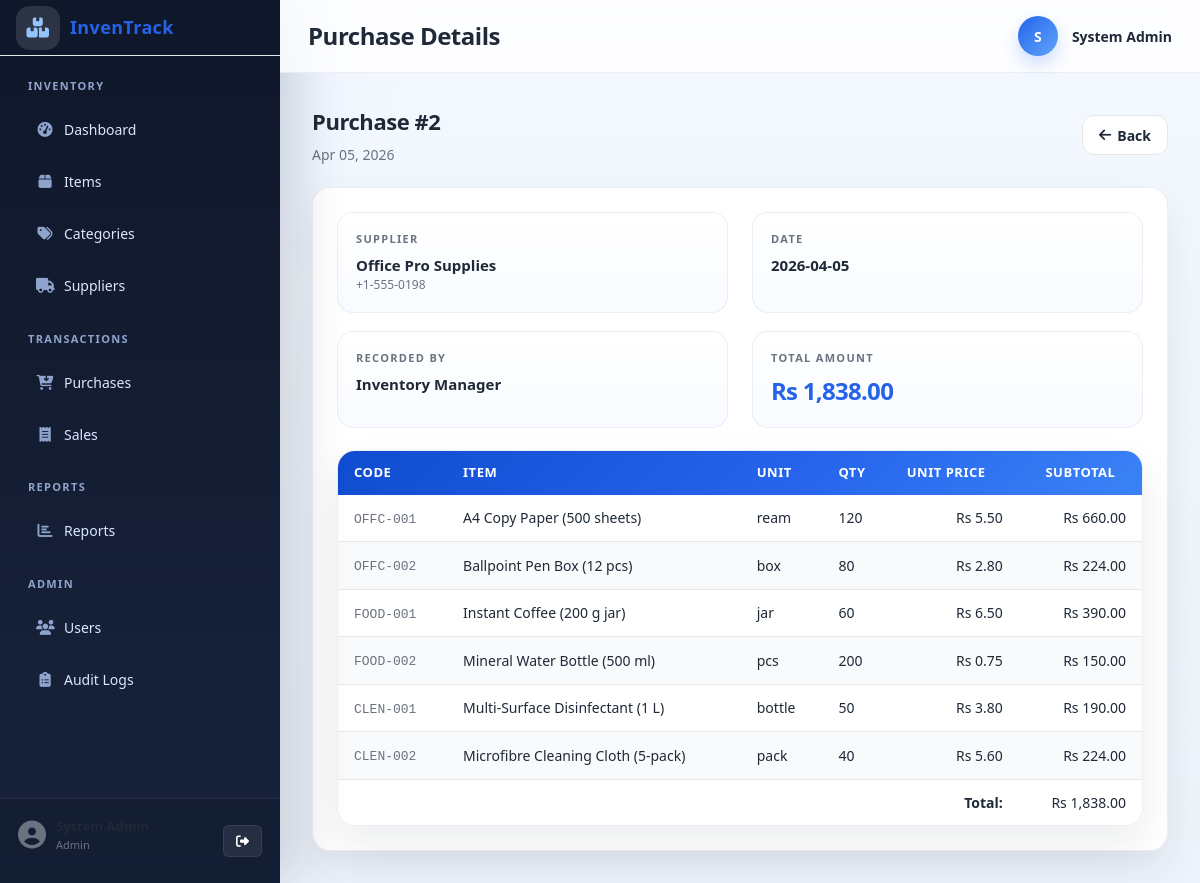
Page /pages/purchases/view.php?id=2 (signed in) on the committed database.
### tables this page shows
CREATE TABLE purchases (
    id            INT           AUTO_INCREMENT PRIMARY KEY,
    supplier_id   INT           NOT NULL,
    purchase_date DATE          NOT NULL,
    total_amount  DECIMAL(10,2) NOT NULL DEFAULT 0.00,
    notes         TEXT,
    created_by    INT           NOT NULL,
    created_at    DATETIME      DEFAULT CURRENT_TIMESTAMP,
    CONSTRAINT fk_purchases_supplier
        FOREIGN KEY (supplier_id) REFERENCES suppliers (id)
        ON UPDATE CASCADE ON DELETE RESTRICT,
    CONSTRAINT fk_purchases_user
        FOREIGN KEY (created_by) REFERENCES users (id)
        ON UPDATE CASCADE ON DELETE RESTRICT
);

CREATE TABLE suppliers (
    id         INT          AUTO_INCREMENT PRIMARY KEY,
    name       VARCHAR(150) NOT NULL,
    contact    VARCHAR(100),
    email      VARCHAR(150),
    address    TEXT,
    created_at DATETIME     DEFAULT CURRENT_TIMESTAMP
);

CREATE TABLE users (
    id            INT            AUTO_INCREMENT PRIMARY KEY,
    name          VARCHAR(100)   NOT NULL,
    email         VARCHAR(150)   NOT NULL,
    password_hash VARCHAR(255)   NOT NULL,
    role          ENUM('admin','manager','staff') NOT NULL DEFAULT 'staff',
    status        ENUM('active','inactive')       NOT NULL DEFAULT 'active',
    created_at    DATETIME       DEFAULT CURRENT_TIMESTAMP,
    CONSTRAINT uq_users_email UNIQUE (email)
);

CREATE TABLE purchase_items (
    id          INT           AUTO_INCREMENT PRIMARY KEY,
    purchase_id INT           NOT NULL,
    item_id     INT           NOT NULL,
    qty         INT           NOT NULL,
    unit_price  DECIMAL(10,2) NOT NULL,
    created_at  DATETIME      DEFAULT CURRENT_TIMESTAMP,
    CONSTRAINT fk_pitems_purchase
        FOREIGN KEY (purchase_id) REFERENCES purchases (id)
        ON UPDATE CASCADE ON DELETE CASCADE,
    CONSTRAINT fk_pitems_item
        FOREIGN KEY (item_id) REFERENCES items (id)
        ON UPDATE CASCADE ON DELETE RESTRICT
);

CREATE TABLE items (
    id            INT            AUTO_INCREMENT PRIMARY KEY,
    item_code     VARCHAR(50)    NOT NULL,
    name          VARCHAR(150)   NOT NULL,
    category_id   INT            NOT NULL,
    unit          VARCHAR(30)    NOT NULL DEFAULT 'pcs',
    price         DECIMAL(10,2)  NOT NULL DEFAULT 0.00,
    stock_qty     INT            NOT NULL DEFAULT 0,
    reorder_level INT            NOT NULL DEFAULT 10,
    expiry_date   DATE           NULL,
    created_at    DATETIME       DEFAULT CURRENT_TIMESTAMP,
    CONSTRAINT uq_items_item_code UNIQUE (item_code),
    CONSTRAINT fk_items_category
        FOREIGN KEY (category_id) REFERENCES categories (id)
        ON UPDATE CASCADE ON DELETE RESTRICT
);

### includes/auth.php (called while the page is built, shortened)
<?php
require_once __DIR__ . '/functions.php';
function current_user(): ?array
{
    return $_SESSION['user'] ?? null;
}

### includes/functions.php (called while the page is built, shortened)
<?php
function app_base_path(): string
{
    static $base_path = null;
    if ($base_path !== null) {
        return $base_path;
    }
    $base_path = '/' . trim(basename(dirname(__DIR__)), '/');
    return $base_path;
}
function app_url(string $path = ''): string
{
    $path = ltrim($path, '/');
    return $path === '' ? app_base_path() . '/' : app_base_path() . '/' . $path;
}
function sanitize(mixed $value): string
{
    return htmlspecialchars(trim((string)$value), ENT_QUOTES, 'UTF-8');
}
function format_currency(float|int|string $amount): string
{
    return 'Rs ' . number_format((float)$amount, 2);
}
function format_date(?string $date): string
{
    $ts = strtotime($date);
    return $ts !== false ? date('M d, Y', $ts) : '';
}

### pages/purchases/view.php (the view, shortened to what this page needs)
<?php
require_once __DIR__ . '/../../config/db.php';
require_once __DIR__ . '/../../includes/auth.php';
require_once __DIR__ . '/../../includes/functions.php';
$id = (int)($_GET['id'] ?? 0);
$p_stmt = $pdo->prepare(
    'SELECT p.*, s.name AS supplier_name, s.contact AS supplier_contact,
            u.name AS created_by_name
     FROM purchases p
     LEFT JOIN suppliers s ON s.id = p.supplier_id
     LEFT JOIN users u ON u.id = p.created_by
     WHERE p.id = :id LIMIT 1'
);
$p_stmt->execute([':id' => $id]);
$purchase = $p_stmt->fetch();
$pi_stmt = $pdo->prepare(
    'SELECT pi.*, i.name AS item_name, i.item_code, i.unit
     FROM purchase_items pi
     LEFT JOIN items i ON i.id = pi.item_id
     WHERE pi.purchase_id = :pid'
);
$pi_stmt->execute([':pid' => $id]);
$line_items = $pi_stmt->fetchAll();
require_once __DIR__ . '/../../includes/header.php';
require_once __DIR__ . '/../../includes/sidebar.php';
?>
<div class="page-wrapper">
    <div class="topbar">
        <h1 class="topbar-title">Purchase Details</h1>
        <div class="topbar-user">
            <div class="user-avatar"><?= strtoupper(substr($user['name'], 0, 1)) ?></div>
            <span class="user-name"><?= sanitize($user['name']) ?></span>
        </div>
    </div>
    <main class="main-content">
        <div class="page-header">
            <div>
                <h2 class="page-title">Purchase #<?= (int)$purchase['id'] ?></h2>
                <p class="page-subtitle"><?= format_date($purchase['purchase_date']) ?></p>
            </div>
            <a href="<?= htmlspecialchars(app_url('pages/purchases/index.php'), ENT_QUOTES, 'UTF-8') ?>" class="btn-secondary"><i class="fa-solid fa-arrow-left"></i> Back</a>
        </div>
        <div class="form-card">
            <div class="record-summary">
                <div class="record-summary__item">
                    <span class="record-summary__label">Supplier</span>
                    <div class="record-summary__value"><?= sanitize($purchase['supplier_name'] ?? 'N/A') ?></div>
                    <?php if ($purchase['supplier_contact']): ?>
                    <div class="field-hint"><?= sanitize($purchase['supplier_contact']) ?></div>
                    <?php endif; ?>
                </div>
                <div class="record-summary__item">
                    <span class="record-summary__label">Date</span>
                    <div class="record-summary__value"><?= sanitize($purchase['purchase_date']) ?></div>
                </div>
                <div class="record-summary__item">
                    <span class="record-summary__label">Recorded By</span>
                    <div class="record-summary__value"><?= sanitize($purchase['created_by_name'] ?? 'N/A') ?></div>
                </div>
                <div class="record-summary__item">
                    <span class="record-summary__label">Total Amount</span>
                    <div class="record-summary__value record-summary__value--accent"><?= format_currency((float)$purchase['total_amount']) ?></div>
                </div>
            </div>
            <div class="table-container">
                <table>
                    <thead>
                        <tr>
                            <th>Code</th>
                            <th>Item</th>
                            <th>Unit</th>
                            <th>Qty</th>
                            <th>Unit Price</th>
                            <th>Subtotal</th>
                        </tr>
                    </thead>
                    <tbody>
                        <?php if (empty($line_items)): ?>
                        <tr><td colspan="6" class="table-empty">No items found.</td></tr>
                        <?php else: ?>
                        <?php foreach ($line_items as $li): ?>
                        <tr>
                            <td><span class="item-code"><?= sanitize($li['item_code'] ?? '') ?></span></td>
                            <td><?= sanitize($li['item_name'] ?? 'Deleted Item') ?></td>
                            <td><?= sanitize($li['unit'] ?? '') ?></td>
                            <td><?= (float)$li['qty'] ?></td>
                            <td class="price-cell"><?= format_currency((float)$li['unit_price']) ?></td>
                            <td class="price-cell"><?= format_currency((float)$li['qty'] * (float)$li['unit_price']) ?></td>
                        </tr>
                        <?php endforeach; ?>
                        <tr>
                            <td colspan="5" class="text-right"><strong>Total:</strong></td>
                            <td class="price-cell"><?= format_currency((float)$purchase['total_amount']) ?></td>
                        </tr>
                        <?php endif; ?>
                    </tbody>
                </table>
            </div>
        </div>
    </main>
</div>
<?php require_once __DIR__ . '/../../includes/footer.php'; ?>

### assets/css/responsive.css (style rules this page uses)
@media (min-width: 992px) { .page-wrapper { margin-left: 240px; } }
@media (min-width: 992px) { .topbar-user .user-name { display: inline; } }
@media (min-width: 992px) { .page-wrapper { margin-left: 280px; } }

### rows in the picture
purchases: id "2", purchase_date "Apr 05, 2026", supplier.name "Office Pro Supplies", supplier.contact "+1-555-0198", purchase_date "2026-04-05", created_by.name "Inventory Manager", total_amount "Rs 1,838.00"
purchase_items: item.item_code "OFFC-001", item.name "A4 Copy Paper (500 sheets)", item.unit "ream", qty "120", unit_price "Rs 5.50", format_currency((float)$li['qty'] * (float)$li['unit_price']) "Rs 660.00"
purchase_items: item.item_code "OFFC-002", item.name "Ballpoint Pen Box (12 pcs)", item.unit "box", qty "80", unit_price "Rs 2.80", format_currency((float)$li['qty'] * (float)$li['unit_price']) "Rs 224.00"
purchase_items: item.item_code "FOOD-001", item.name "Instant Coffee (200 g jar)", item.unit "jar", qty "60", unit_price "Rs 6.50", format_currency((float)$li['qty'] * (float)$li['unit_price']) "Rs 390.00"
purchase_items: item.item_code "FOOD-002", item.name "Mineral Water Bottle (500 ml)", item.unit "pcs", qty "200", unit_price "Rs 0.75", format_currency((float)$li['qty'] * (float)$li['unit_price']) "Rs 150.00"
purchase_items: item.item_code "CLEN-001", item.name "Multi-Surface Disinfectant (1 L)", item.unit "bottle", qty "50", unit_price "Rs 3.80", format_currency((float)$li['qty'] * (float)$li['unit_price']) "Rs 190.00"
purchase_items: item.item_code "CLEN-002", item.name "Microfibre Cleaning Cloth (5-pack)", item.unit "pack", qty "40", unit_price "Rs 5.60", format_currency((float)$li['qty'] * (float)$li['unit_price']) "Rs 224.00"

### other values in the picture
$user_role "Admin"
substr($user['name'], 0, 1) "S"
$user['name'] "System Admin"
